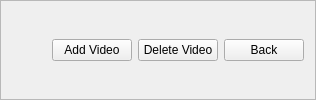
                <widget class="QFrame" name="frame_16">
                 <property name="frameShape">
                  <enum>QFrame::StyledPanel</enum>
                 </property>
                 <property name="frameShadow">
                  <enum>QFrame::Raised</enum>
                 </property>
                 <layout class="QHBoxLayout" name="horizontalLayout_11">
                  <item>
                   <spacer name="horizontalSpacer_7">
                    <property name="orientation">
                     <enum>Qt::Horizontal</enum>
                    </property>
                    <property name="sizeHint" stdset="0">
                     <size>
                      <width>40</width>
                      <height>20</height>
                     </size>
                    </property>
                   </spacer>
                  </item>
                  <item>
                   <widget class="QPushButton" name="pushButton_18">
                    <property name="cursor">
                     <cursorShape>PointingHandCursor</cursorShape>
                    </property>
                    <property name="text">
                     <string>Add Video</string>
                    </property>
                   </widget>
                  </item>
                  <item>
                   <widget class="QPushButton" name="pushButton_17">
                    <property name="cursor">
                     <cursorShape>PointingHandCursor</cursorShape>
                    </property>
                    <property name="text">
                     <string>Delete Video</string>
                    </property>
                   </widget>
                  </item>
                  <item>
                   <widget class="QPushButton" name="pushButton_16">
                    <property name="cursor">
                     <cursorShape>PointingHandCursor</cursorShape>
                    </property>
                    <property name="text">
                     <string>Back</string>
                    </property>
                   </widget>
                  </item>
                 </layout>
                </widget>
